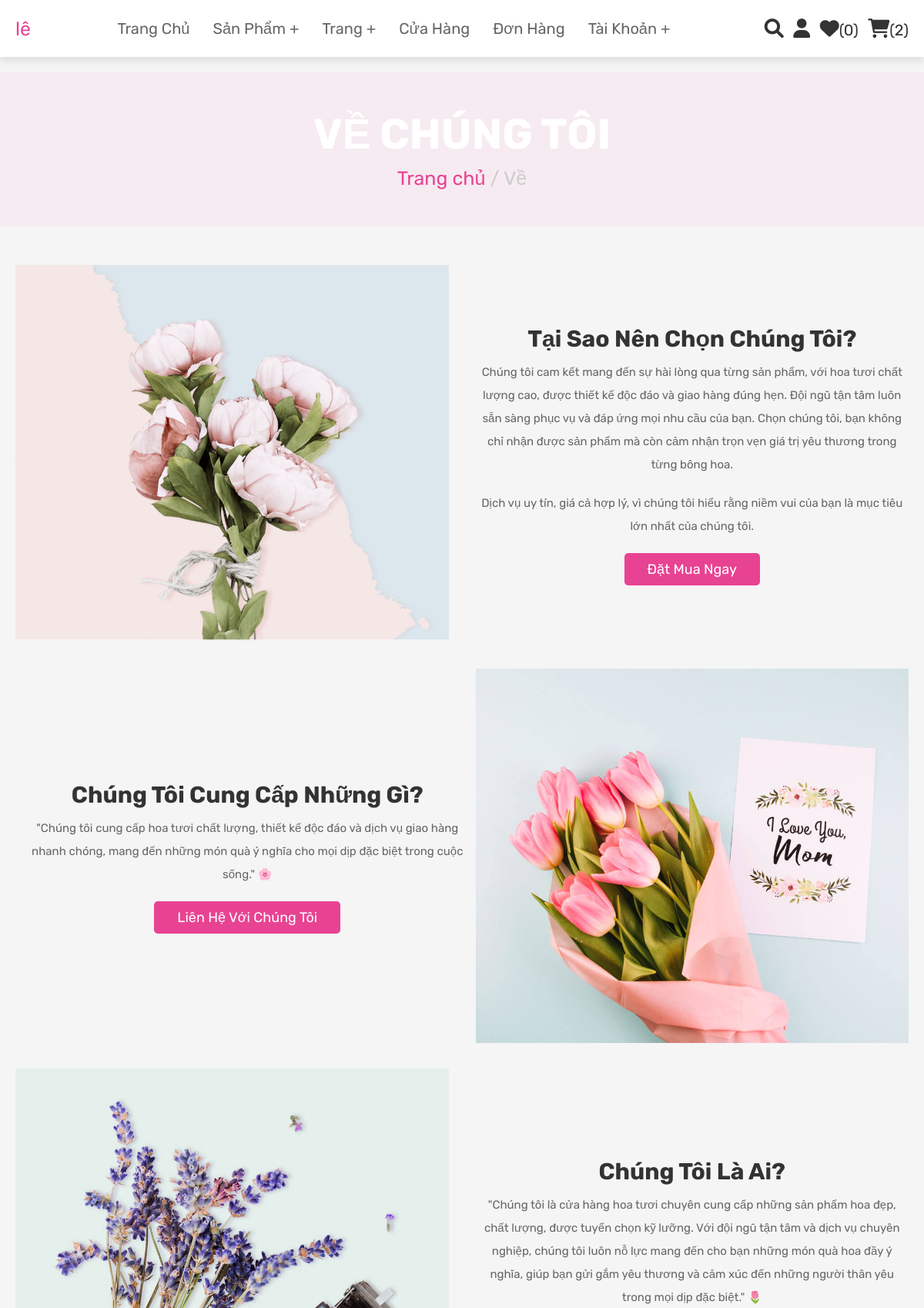
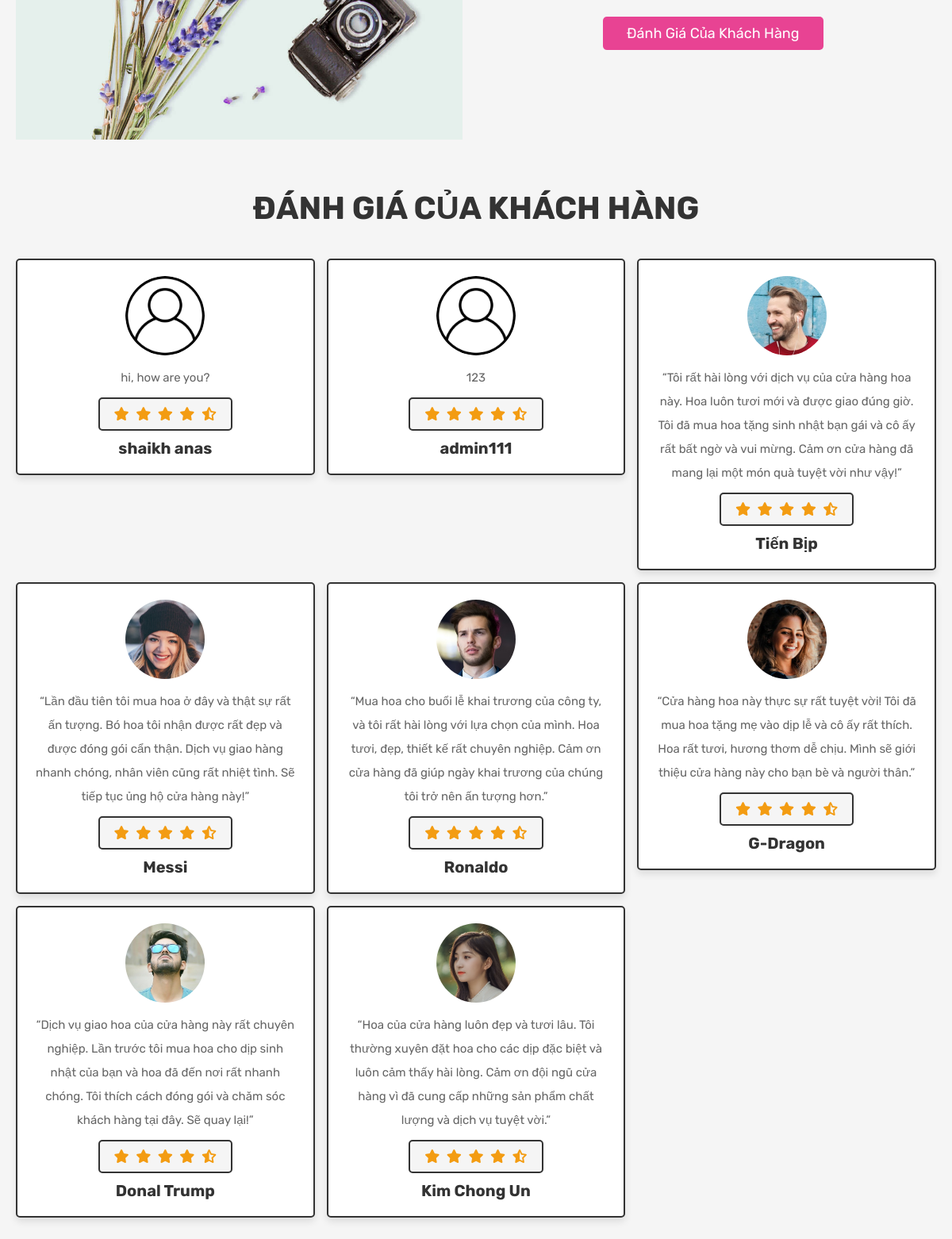
Page /about.php (signed in, upper part) on the committed database (2 pictures, top to bottom).
### tables this page shows
CREATE TABLE `message` (
  `id` int(100) NOT NULL,
  `user_id` int(100) NOT NULL,
  `name` varchar(100) NOT NULL,
  `email` varchar(100) NOT NULL,
  `number` varchar(12) NOT NULL,
  `message` varchar(500) NOT NULL
);

### about.php (the view, shortened to what this page needs)
<?php
@include 'config.php';
?>
<!DOCTYPE html>
<html lang="en">
<head>
   <link rel="stylesheet" href="https://cdnjs.cloudflare.com/ajax/libs/font-awesome/6.0.0/css/all.min.css">
   <link rel="stylesheet" href="css/style.css">
</head>
<body>
<?php @include 'header.php'; ?>
<section class="heading">
    <h3>Về chúng tôi </h3>
    <p> <a href="home.php">Trang chủ </a> / Về </p>
</section>
<section class="about">
    <div class="flex">
        <div class="image">
            <img src="images/about-img-1.png" alt="">
        </div>
        <div class="content">
            <h3>Tại sao nên chọn chúng tôi?</h3>
            <p>Chúng tôi cam kết mang đến sự hài lòng qua từng sản phẩm,
                với hoa tươi chất lượng cao, được thiết kế độc đáo và giao hàng đúng hẹn.
                Đội ngũ tận tâm luôn sẵn sàng phục vụ và đáp ứng mọi nhu cầu của bạn.
                Chọn chúng tôi, bạn không chỉ nhận được sản phẩm mà còn cảm nhận trọn vẹn giá trị yêu thương trong từng bông hoa.</p>
                <p>Dịch vụ uy tín, giá cả hợp lý, vì chúng tôi hiểu rằng niềm vui của bạn là mục tiêu lớn nhất của chúng tôi.</p>
            <a href="shop.php" class="btn">Đặt mua ngay </a>
        </div>
    </div>
    <div class="flex">
        <div class="content">
            <h3>Chúng tôi cung cấp những gì?</h3>
            <p>"Chúng tôi cung cấp hoa tươi chất lượng, thiết kế độc đáo và dịch vụ giao hàng nhanh chóng,
                 mang đến những món quà ý nghĩa cho mọi dịp đặc biệt trong cuộc sống." 🌸</p>
            <a href="contact.php" class="btn">Liên hệ với chúng tôi </a>
        </div>
        <div class="image">
            <img src="images/about-img-2.jpg" alt="">
        </div>
    </div>
    <div class="flex">
        <div class="image">
            <img src="images/about-img-3.jpg" alt="">
        </div>
        <div class="content">
            <h3>Chúng tôi là ai?</h3>
            <p>"Chúng tôi là cửa hàng hoa tươi chuyên cung cấp những sản phẩm hoa đẹp,
                 chất lượng, được tuyển chọn kỹ lưỡng. Với đội ngũ tận tâm và dịch vụ chuyên nghiệp,
                  chúng tôi luôn nỗ lực mang đến cho bạn những món quà hoa đầy ý nghĩa,
                   giúp bạn gửi gắm yêu thương và cảm xúc đến những người thân yêu trong mọi dịp đặc biệt." 🌷</p>
            <a href="#reviews" class="btn">Đánh giá của khách hàng </a>
        </div>
    </div>
</section>
<section class="reviews" id="reviews">
    <h1 class="title">Đánh giá của khách hàng</h1>
    <div class="box-container">
    <?php
          $select_contact = mysqli_query($conn, "SELECT * FROM `message`") or die('query failed');
          if(mysqli_num_rows($select_contact) > 0){
             while($fetch_contact = mysqli_fetch_assoc($select_contact)){
       ?>
          <div class="box">
            <img src="uploaded_img/user-icon.png" alt="">
            <p> <?php echo $fetch_contact['message']; ?></p>
            <div class="stars">
                <i class="fas fa-star"></i>
                <i class="fas fa-star"></i>
                <i class="fas fa-star"></i>
                <i class="fas fa-star"></i>
                <i class="fas fa-star-half-alt"></i>
            </div>
            <h3><?php echo $fetch_contact['name']; ?></h3>
        </div>
       <?php
          }
        }
       ?>
        <div class="box">
            <img src="images/pic-1.png" alt="">
            <p>“Tôi rất hài lòng với dịch vụ của cửa hàng hoa này. Hoa luôn tươi mới và được giao đúng giờ.
                 Tôi đã mua hoa tặng sinh nhật bạn gái và cô ấy rất bất ngờ và vui mừng.
                 Cảm ơn cửa hàng đã mang lại một món quà tuyệt vời như vậy!”</p>
            <div class="stars">
                <i class="fas fa-star"></i>
                <i class="fas fa-star"></i>
                <i class="fas fa-star"></i>
                <i class="fas fa-star"></i>
                <i class="fas fa-star-half-alt"></i>
            </div>
            <h3>Tiến Bịp </h3>
        </div>
        <div class="box">
            <img src="images/pic-2.png" alt="">
            <p>“Lần đầu tiên tôi mua hoa ở đây và thật sự rất ấn tượng. Bó hoa tôi nhận được rất đẹp và được đóng gói cẩn thận.
                 Dịch vụ giao hàng nhanh chóng, nhân viên cũng rất nhiệt tình. Sẽ tiếp tục ủng hộ cửa hàng này!”</p>
            <div class="stars">
                <i class="fas fa-star"></i>
                <i class="fas fa-star"></i>
                <i class="fas fa-star"></i>
                <i class="fas fa-star"></i>
                <i class="fas fa-star-half-alt"></i>
            </div>
            <h3>Messi </h3>
        </div>
        <div class="box">
            <img src="images/pic-3.png" alt="">
            <p> “Mua hoa cho buổi lễ khai trương của công ty, và tôi rất hài lòng với lựa chọn của mình. Hoa tươi, đẹp, thiết kế rất chuyên nghiệp.
                 Cảm ơn cửa hàng đã giúp ngày khai trương của chúng tôi trở nên ấn tượng hơn.”</p>
            <div class="stars">
                <i class="fas fa-star"></i>
                <i class="fas fa-star"></i>
                <i class="fas fa-star"></i>
                <i class="fas fa-star"></i>
                <i class="fas fa-star-half-alt"></i>
            </div>
            <h3>Ronaldo </h3>
        </div>
        <div class="box">
            <img src="images/pic-4.png" alt="">
            <p> “Cửa hàng hoa này thực sự rất tuyệt vời! Tôi đã mua hoa tặng mẹ vào dịp lễ và cô ấy rất thích. Hoa rất tươi, hương thơm dễ chịu.
                 Mình sẽ giới thiệu cửa hàng này cho bạn bè và người thân.”</p>
            <div class="stars">
                <i class="fas fa-star"></i>
                <i class="fas fa-star"></i>
                <i class="fas fa-star"></i>
                <i class="fas fa-star"></i>
                <i class="fas fa-star-half-alt"></i>
            </div>
            <h3>G-Dragon </h3>
        </div>
        <div class="box">
            <img src="images/pic-5.png" alt="">
            <p>“Dịch vụ giao hoa của cửa hàng này rất chuyên nghiệp. Lần trước tôi mua hoa cho dịp sinh nhật của bạn và hoa đã đến nơi rất nhanh chóng.
                Tôi thích cách đóng gói và chăm sóc khách hàng tại đây. Sẽ quay lại!”</p>
            <div class="stars">
                <i class="fas fa-star"></i>
                <i class="fas fa-star"></i>
                <i class="fas fa-star"></i>
                <i class="fas fa-star"></i>
                <i class="fas fa-star-half-alt"></i>
            </div>
            <h3>Donal Trump </h3>
        </div>
        <div class="box">
            <img src="images/pic-6.png" alt="">
            <p>“Hoa của cửa hàng luôn đẹp và tươi lâu. Tôi thường xuyên đặt hoa cho các dịp đặc biệt và luôn cảm thấy hài lòng.
                 Cảm ơn đội ngũ cửa hàng vì đã cung cấp những sản phẩm chất lượng và dịch vụ tuyệt vời.”</p>
            <div class="stars">
                <i class="fas fa-star"></i>
                <i class="fas fa-star"></i>
                <i class="fas fa-star"></i>
                <i class="fas fa-star"></i>
                <i class="fas fa-star-half-alt"></i>
            </div>
            <h3>Kim Chong Un </h3>
        </div>
    </div>
</section>
</body>
</html>

### css/style.css (style rules this page uses)
:root { --pink: #e84393; --red: #c0392b; --orange: #f39c12; --black: #333; --white: #fff; --light-color: #666; --light-white: #ccc; --light-bg: #f5f5f5; --border: .2rem solid var(--black); --box-shadow: 0 .5rem 1rem rgba(0, 0, 0, .1); }
* { font-family: 'Rubik', sans-serif; margin: 0; padding: 0; box-sizing: border-box; outline: none; border: none; text-decoration: none; transition: all .2s linear; }
html { font-size: 62.5%; overflow-x: hidden; scroll-behavior: smooth; scroll-padding-top: 6.5rem; }
body { background: var(--light-bg); }
section { padding: 3rem 2rem; }
.btn, .delete-btn, .option-btn { display: inline-block; border-radius: .5rem; margin-top: 1rem; font-size: 1.8rem; color: var(--white); cursor: pointer; padding: 1rem 3rem; text-transform: capitalize; }
.btn { background-color: var(--pink); }
.heading { display: flex; flex-flow: column; align-items: center; justify-content: center; gap: 1rem; background-color: var(--black); text-align: center; min-height: 25vh; }
.heading h3 { font-size: 5.5rem; color: var(--white); text-transform: uppercase; }
.heading p { font-size: 2.5rem; color: var(--light-white); }
.heading p a { color: var(--pink); }
.title { text-align: center; margin-bottom: 2rem; color: var(--black); text-transform: uppercase; font-size: 4rem; padding-bottom: 20px; }
.about .flex { max-width: 1200px; margin: 0 auto; display: flex; align-items: center; flex-wrap: wrap; gap: 1.5rem; }
.about .flex .image { flex: 1 1 40rem; }
.about .flex .image img { width: 100%; }
.about .flex .content { flex: 1 1 40rem; text-align: center; }
.about .flex .content h3 { font-size: 3rem; text-transform: capitalize; color: var(--black); }
.about .flex .content p { padding: 1rem 0; font-size: 1.5rem; color: var(--light-color); line-height: 2; }
.about .flex:nth-child(2) { margin: 3rem auto; flex-wrap: wrap-reverse; }
.reviews .box-container { max-width: 1200px; margin: 0 auto; display: grid; grid-template-columns: repeat(auto-fit, minmax(30rem, 1fr)); gap: 1.5rem; align-items: flex-start; justify-content: center; }
.reviews .box-container .box { padding: 2rem; text-align: center; background-color: var(--white); box-shadow: var(--box-shadow); border: var(--border); border-radius: .5rem; }
.reviews .box-container .box img { height: 10rem; width: 10rem; border-radius: 50%; }
.reviews .box-container .box p { padding: 1rem 0; font-size: 1.5rem; color: var(--light-color); line-height: 2; }
.reviews .box-container .box .stars { display: inline-block; background: var(--light-bg); border-radius: .5rem; padding: 1rem 1.5rem; border: var(--border); }
.reviews .box-container .box .stars i { color: var(--orange); font-size: 1.7rem; margin: 0 .3rem; }
.reviews .box-container .box h3 { font-size: 2rem; color: var(--black); margin-top: 1rem; }
.heading { text-align: center; font-size: 4rem; color: #333; padding: 1rem; margin: 2rem 0; background: rgba(255, 51, 153, .05); }
.content { box-sizing: border-box; margin-left: 2rem; text-align: center; }
.content p { font-size: 17px; }

### rows in the picture
message: message "hi, how are you?", name "shaikh anas"
message: message "123", name "admin111"

### other values in the picture
$name "lê"
$wishlist_num_rows "0"
$cart_num_rows "2"
